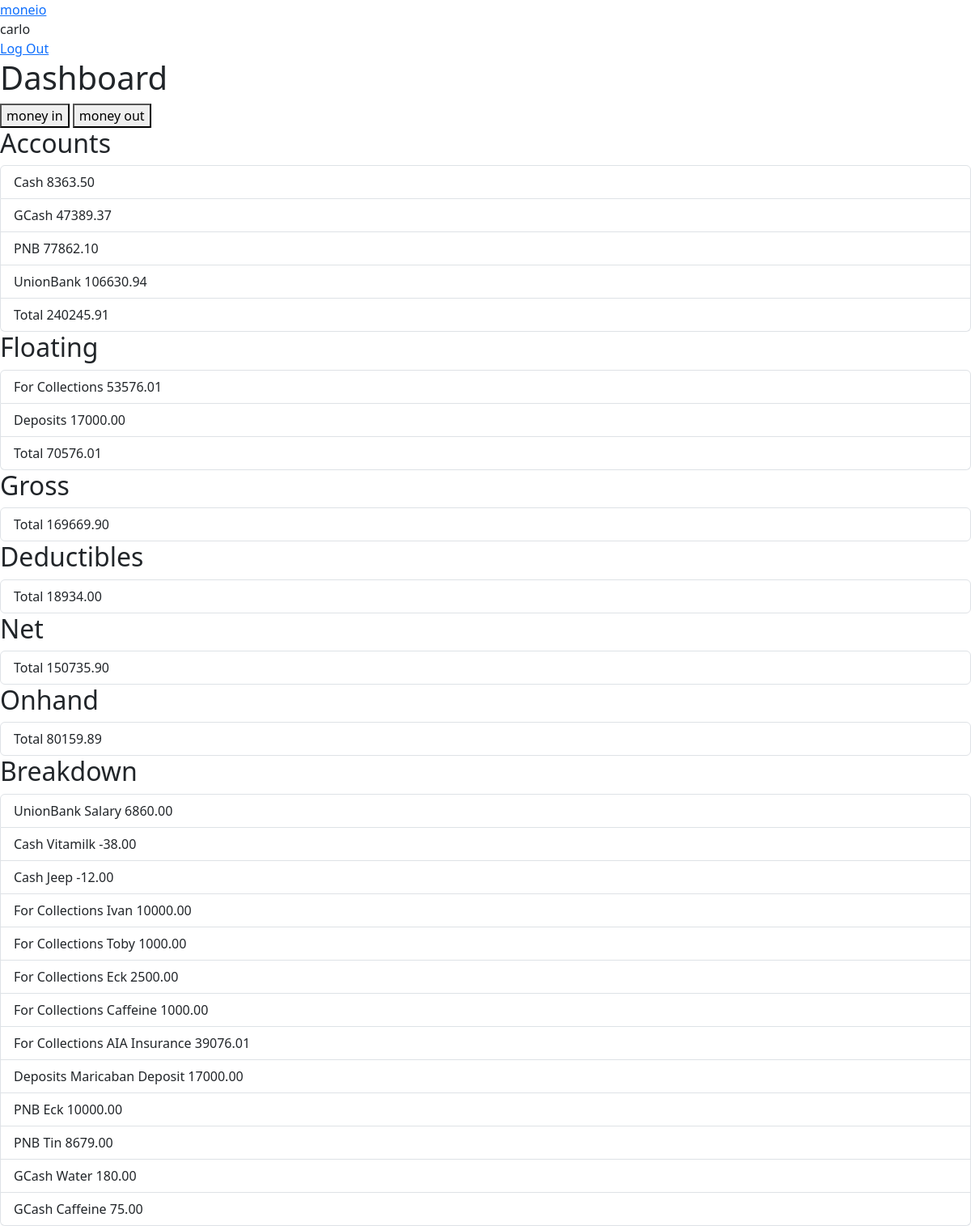
Screenshot of / (signed in) with the database file from the repository.
### moneio/models.py (models this page shows, shortened)
class User(AbstractUser):
  pass

class Account(models.Model):
  user = models.ForeignKey(User, on_delete=models.CASCADE, related_name="account_user")
  name = models.CharField(max_length=255)
  initial_balance = models.DecimalField(max_digits=12, decimal_places=2)
  initial_balance_date = models.DateField()
  is_floating = models.BooleanField(default=False)
  def serialize(self):
    return {
      "name": self.name,
      "balance": self.initial_balance,
      "date": self.initial_balance_date.strftime("%e %B %Y"),
      "is_floating": self.is_floating,
    }

class MoneyInOut(models.Model):
  user = models.ForeignKey(User, on_delete=models.CASCADE, related_name="money_in_out_user")
  name = models.CharField(max_length=255)
  price = models.DecimalField(max_digits=12, decimal_places=2)
  date = models.DateField()
  is_deductible = models.BooleanField()
  account = models.ForeignKey(Account, on_delete=models.CASCADE, related_name="money_in_out_account")
  def serialize(self):
    return {
      "name": self.name,
      "price": self.price,
      "date": self.date.strftime("%e %B %Y"),
      "account": self.account.name,
      "is_deductible": self.is_deductible,
    }

### moneio/views.py (the view)
# urls.py: path("", views.index, name="index"),
  def views(request):
    if request.user.is_authenticated:
      accounts = Account.objects.filter(user=request.user)
      breakdowns = MoneyInOut.objects.filter(user=request.user)
      accounts = [account.serialize() for account in accounts]
      breakdowns = [breakdown.serialize() for breakdown in breakdowns]
      for breakdown in breakdowns:
        for account in accounts:
          if account["name"] == breakdown["account"] and not breakdown["is_deductible"]:
            account["balance"] += breakdown["price"]
      current_total_balance = 0
      current_total_floating = 0
      current_total_deductibles = 0
      for account in accounts:
        if account["is_floating"]:
          current_total_floating += account["balance"]
        else:
          current_total_balance += account["balance"]
      for breakdown in breakdowns:
        if breakdown["is_deductible"]:
          current_total_deductibles += breakdown["price"]
      current_total_gross = current_total_balance - current_total_floating
      current_total_net = current_total_gross - current_total_deductibles
      current_total_onhand = current_total_net - current_total_floating
      return render(request, "moneio/index.html", {
        "data": {
          "accounts": accounts,
          "breakdowns": breakdowns,
          "current_total_balance": current_total_balance,
          "current_total_floating": current_total_floating,
          "current_total_gross": current_total_gross,
          "current_total_deductible": current_total_deductibles,
          "current_total_net": current_total_net,
          "current_total_onhand": current_total_onhand,
        },
      })
    return func(request)

### moneio/templates/moneio/index.html (shortened to what this page needs)
{% extends "moneio/layout.html" %}
{% block body %}
  <h1>Dashboard</h1>
  <button>money in</button>
  <button>money out</button>
  <div>
    <h2>Accounts</h2>
    <ul class="list-group">
      {% for account in data.accounts %}
        {% if not account.is_floating %}
          <li class="list-group-item">
            <span>{{ account.name }}</span>
            <span>{{ account.balance }}</span>
          </li>
        {% endif %}
      {% endfor %}
      <li class="list-group-item">
        <span>Total</span>
        <span>{{ data.current_total_balance }}</span>
      </li>
    </ul>
  </div>
  <div>
    <h2>Floating</h2>
    <ul class="list-group">
      {% for account in data.accounts %}
        {% if account.is_floating %}
          <li class="list-group-item">
            <span>{{ account.name }}</span>
            <span>{{ account.balance }}</span>
          </li>
        {% endif %}
      {% endfor %}
      <li class="list-group-item">
        <span>Total</span>
        <span>{{ data.current_total_floating }}</span>
      </li>
    </ul>
  </div>
  <div>
    <h2>Gross</h2>
    <ul class="list-group">
      <li class="list-group-item">
        <span>Total</span>
        <span>{{ data.current_total_gross }}</span>
      </li>
    </ul>
  </div>
  <div>
    <h2>Deductibles</h2>
    <ul class="list-group">
      <li class="list-group-item">
        <span>Total</span>
        <span>{{ data.current_total_deductible }}</span>
      </li>
    </ul>
  </div>
  <div>
    <h2>Net</h2>
    <ul class="list-group">
      <li class="list-group-item">
        <span>Total</span>
        <span>{{ data.current_total_net }}</span>
      </li>
    </ul>
  </div>
  <div>
    <h2>Onhand</h2>
    <ul class="list-group">
      <li class="list-group-item">
        <span>Total</span>
        <span>{{ data.current_total_onhand }}</span>
      </li>
    </ul>
  </div>
  <div>
    <h2>Breakdown</h2>
    <ul class="list-group">
      {% for breakdown in data.breakdowns %}
        <li class="list-group-item">
          <span>{{ breakdown.account }}</span>
          <span>{{ breakdown.name }}</span>
          <span>{{ breakdown.price }}</span>
        </li>
      {% empty %}
        <li class="list-group-item">
          <span>empty</span>
        </li>
      {% endfor %}
    </ul>
  </div>
{% endblock %}

### moneio/templates/moneio/layout.html (shortened to what this page needs)
<!DOCTYPE html>
<html lang="en">
<head>
  <link href="https://cdn.jsdelivr.net/npm/bootstrap@5.3.2/dist/css/bootstrap.min.css" rel="stylesheet">
</head>
<body>
  <a href="{% url 'index' %}">moneio</a>
  {% if user.is_authenticated %}
    <div>{{ user.username }}</div>
    <div><a href="{% url 'logout' %}">Log Out</a></div>
  {% else %}
    <a href="{% url 'login' %}">Log In</a>
    <a href="{% url 'register' %}">Register</a>
  {% endif %}
  {% block body %}
  {% endblock %}
</body>
</html>

### rows the page displays
User: username "carlo"
Account: name "Cash", account "Cash" "Cash"
Account: name "GCash", balance "47389.37", account "GCash" "GCash"
Account: name "PNB", balance "77862.10", account "PNB" "PNB"
Account: name "UnionBank", account "UnionBank"
Account: name "For Collections", account "For Collections" "For Collections" "For Collections" "For Collections" "For Collections"
Account: name "Deposits", account "Deposits"
MoneyInOut: name "Salary", price "6860.00"
MoneyInOut: name "Vitamilk", price "-38.00"
MoneyInOut: name "Jeep", price "-12.00"
MoneyInOut: name "Ivan", price "10000.00"
MoneyInOut: name "Toby", price "1000.00"
MoneyInOut: name "Eck", price "2500.00"
MoneyInOut: name "Caffeine", price "1000.00"
MoneyInOut: name "AIA Insurance", price "39076.01"
MoneyInOut: name "Maricaban Deposit", price "17000.00"
MoneyInOut: name "Eck", price "10000.00"
MoneyInOut: name "Tin", price "8679.00"
MoneyInOut: name "Water", price "180.00"
MoneyInOut: name "Caffeine", price "75.00"

### other values shown
{{ account.balance }} "8363.50" "106630.94"
{{ data.current_total_balance }} "240245.91"
{{ account.balance }} "53576.01" "17000.00"
{{ data.current_total_floating }} "70576.01"
{{ data.current_total_gross }} "169669.90"
{{ data.current_total_deductible }} "18934.00"
{{ data.current_total_net }} "150735.90"
{{ data.current_total_onhand }} "80159.89"
